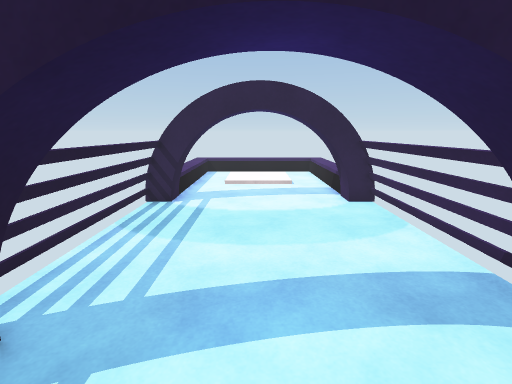
View 1 (above)

14 first-person views from a walk through a scene from a Unity 3-D project. The camera is 1.5 m above the floor, tilts 12° down and sees 85° across. The floor is counted in squares, 0.5 m on a side. Each view is taken from the middle of a square. On the plan, view 1 faces up. The plan holds only what a view shows up to about 20 squares ahead; the rest is blank. The place goes on beyond the plan. The player character is not drawn. Some surface patterns are stand-ins.

View 2
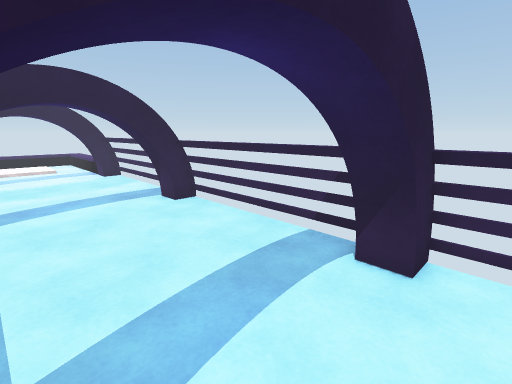

View 3
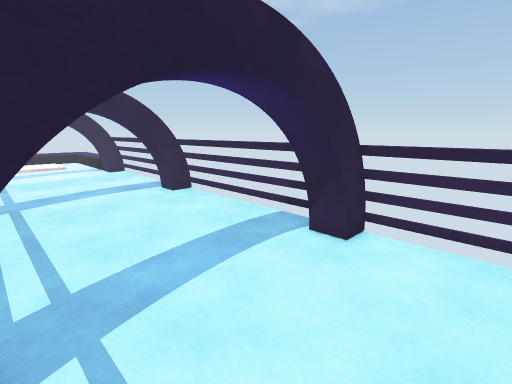

View 4
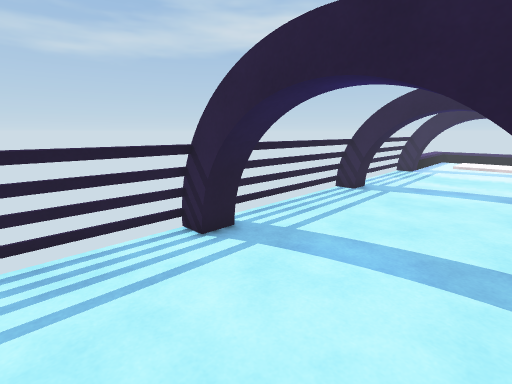

View 5
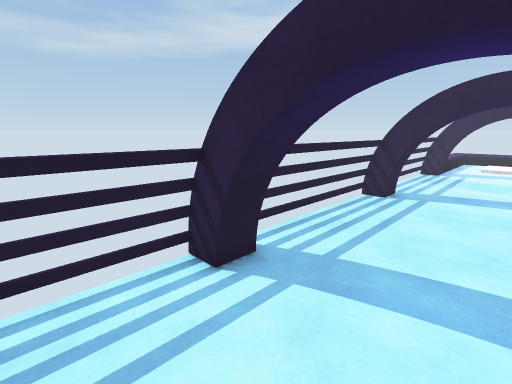

View 6
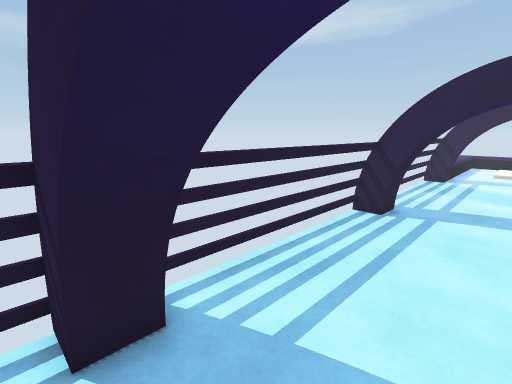

View 7
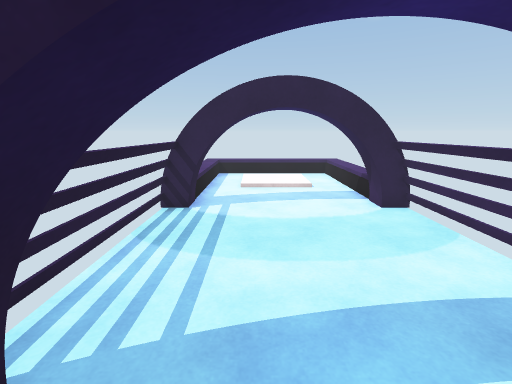

View 8
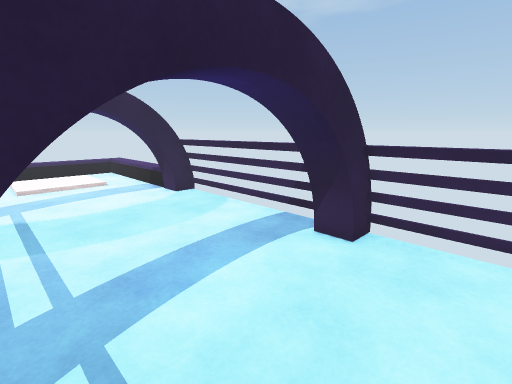

View 9
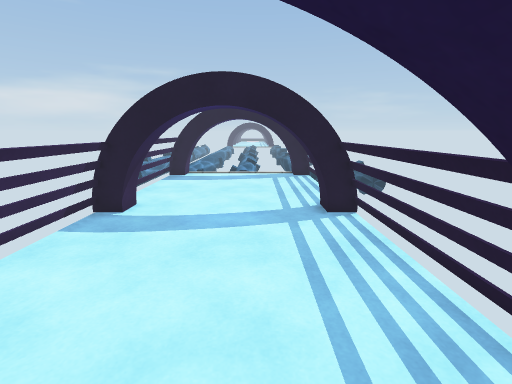

View 10
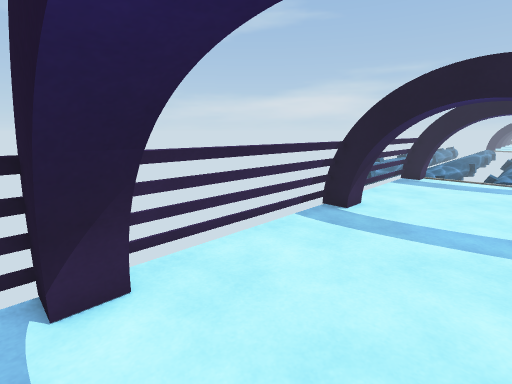

View 11
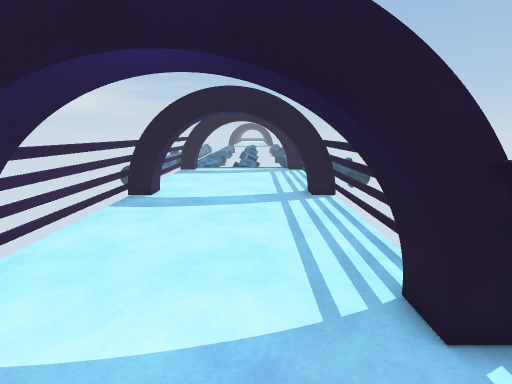

View 12
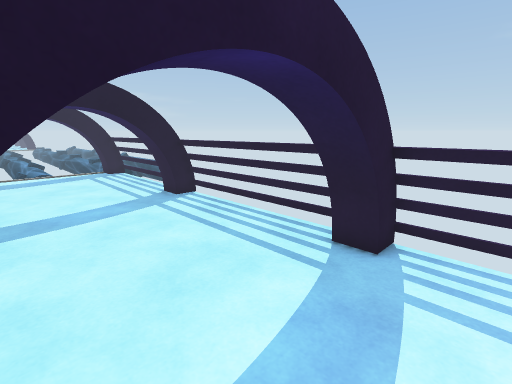

View 13
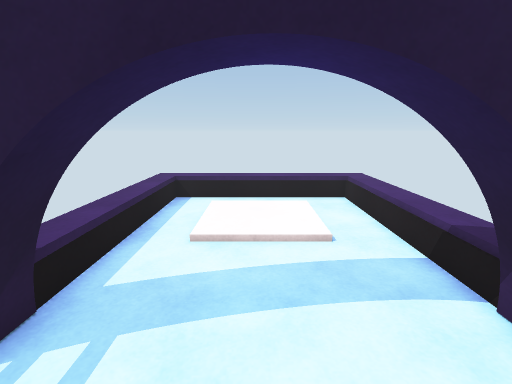

View 14
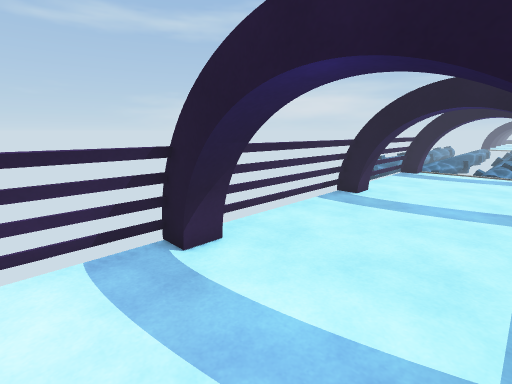

### Floor plan
Key: @ floor where view 1 was taken; # wall or solid block; . floor; / step, stairs or slope; = window, fence, low wall or low ledge; T thing the floor can be seen under or through.
Columns run from 5 left of view 1 to 5 right of it. Each row starts with its distance up from view 1.
 22  //////////
 21  /.......//
 20  /.......//
 19  /.......//
 18  /.......//
 17  /.......//
 16  /.......//
 15  /.......//
 14  /......./
 13  =TT... ##=
 12 =#TT...####
 11 =#.......#
 10  #.......#
  9  #.......#
  8  #.......#
  7  #.......#
  6  #.......#
  5  #.......#
  4  #TT...###
  3   TT...###
  2  #TT...###
  1  #.......#
  0  #...@...#
 -1  #.......#
 -2  #.......#
 -3  #.......#
 -4  #.......#
 -5  #.......#
 -6  #TT...TT#
 -7   TT...TT#
 -8  #TT...TT#
 -9  #.......#
-10  #.......#
-11  #.......#
-12  #.......#
-13  #.......#

Where each view was taken, in squares from view 1:
view 1: 0 up, 0 right, facing up
view 2: 9 down, 2 left, facing up-right
view 3: 11 down, 3 left, facing up-right
view 4: 12 down, 3 right, facing up-left
view 5: 11 down, 1 right, facing up-left
view 6: 8 down, 0 right, facing up-left
view 7: 1 up, 1 left, facing up
view 8: 1 down, 3 left, facing up-right
view 9: 4 up, 1 left, facing down
view 10: 4 up, 1 left, facing down-right
view 11: 7 up, 1 left, facing down
view 12: 6 up, 3 right, facing down-left
view 13: 9 up, 0 right, facing up
view 14: 7 up, 2 left, facing down-right
